Frame 1 (no input): blank canvas, image omitted
Frame 60 (no input): blank canvas, image omitted
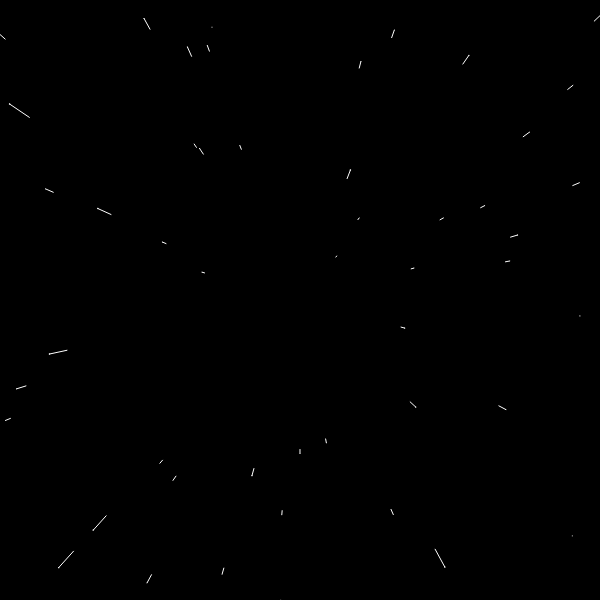
Frame 120 (the mouse pressed at the canvas centre since frame 60)

The p5.js sketch whose frames 1 and 60 were blank and that drew this single picture after the mouse press (run headless with seeded random() and noise() and a simulated clock; from frame 60 on, the mouse is pressed at the canvas centre):

// p5.js sketch
// ── sketch.js
// globals
var stars = [];
var speed;

// Constants
const SCREEN_SIZE = 600;
const STAR_NUM = 800;
const SPEED = 20;
const STAR_SIZE = 2;
// Setup 
function setup() {
  createCanvas(SCREEN_SIZE, SCREEN_SIZE);
  for(let i = 0; i < STAR_NUM; i++){
    stars[i] = new Star();
  }
}

// Draw
function draw() {
  // speed depend on mouse position on screen
  speed = map(mouseX, 0, width, 0, SPEED);
  // black background
  background(0);
  // center screen
  translate(width/2, height/2);
  // play
  for(let i = 0; i < stars.length; i++){
    stars[i].update();
    stars[i].show();
  }
}

// Star Object
function Star() {
  // random positioning
  this.x = random(-width, width);
  this.y = random(-height, height);
  this.z = random(width);
  this.pz = this.z;
  // update function change position and speed
  this.update = function() {
    this.z = this.z - speed;
    // handle corner case
    if (this.z < 1){
      this.z = width;
      this.x = random(-width, width);
      this.y = random(-height, height);
      this.z = random(width);
      this.pz = this.z;
    }
  }
  
  // 
  this.show = function() {
    fill(255);
    noStroke();
    // motion
    let sx = map(this.x / this.z, 0, 1, 0, width);
    let sy = map(this.y / this.z, 0, 1, 0, height);
    // star radius
    let r = map(this.z, 0, width, STAR_SIZE, 0);
    ellipse(sx, sy, r, r);
    // perspective
    let px = map(this.x / this.pz, 0, 1, 0, width);
    let py = map(this.y / this.pz, 0, 1, 0, height);
    // corner case
    this.pz = this.z;
    // speeding line at the end
    stroke(255);
    line(px, py, sx, sy);
  }
}
